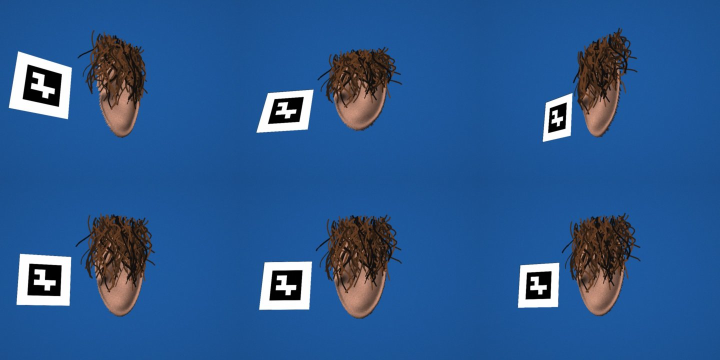
#> input picture earscan/exemples/oreille_cheveux_medium/apercu.jpg, 1440 x 720 px (shown at 1/2 size); its folder holds only this picture in this run
$ python -i segment.py   (imports and definitions only)
#> lines starting #> are read from the running program, lines starting #| are printed output that depends on the picture; after the words box and inside, x2 and y2 are one past the last pixel; in counts of white or black regions, pixels touching at a corner belong together
#> further down, picture is the input picture: shape (720, 1440, 3); mean B, G, R 142.9, 87.6, 42
"""Détourage de l'oreille dans les photos : masques pour COLMAP (noir = ignoré).

Deux méthodes sans modèle appris :
- `background` : fond uni (papier mat bleu ou vert). Le fond est estimé sur les bords de l'image ; tout ce qui
  s'en écarte en couleur est gardé, **cheveux compris** : un seuil de couleur ne sépare pas les cheveux de la
  peau (essai d'une méthode « peau » sur le lot synthétique : échec, 77 à 85 % des cheveux conservés).
- `grabcut` : GrabCut initialisé par un rectangle central. **Peu fiable** dès que l'oreille est petite dans
  l'image (sur le lot synthétique, il prend le vignettage pour du premier plan) : à éviter.
"""
from __future__ import annotations

from pathlib import Path

import cv2
import numpy as np

from .scale import detect_markers

IMG_EXT = {".jpg", ".jpeg", ".png", ".tif", ".tiff", ".bmp"}


def _largest_blob_filled(mask: np.ndarray, min_rel: float = 0.15, fill: bool = True) -> np.ndarray:
    """Garde les îlots d'aire >= `min_rel` x le plus grand (l'oreille et le marqueur, pas les poussières)."""
    n, labels, stats, _ = cv2.connectedComponentsWithStats(mask, connectivity=8)
    if n <= 1:
        return mask
    areas = stats[1:, cv2.CC_STAT_AREA]
    keep = 1 + np.flatnonzero(areas >= min_rel * areas.max())
    out = np.isin(labels, keep).astype(np.uint8) * 255
    if not fill:
        return out
    contours, _ = cv2.findContours(out, cv2.RETR_EXTERNAL, cv2.CHAIN_APPROX_SIMPLE)
    cv2.drawContours(out, contours, -1, 255, thickness=cv2.FILLED)   # comble les trous intérieurs
    return out


def segment_background(img: np.ndarray, thresh: float = 25.0, border_frac: float = 0.05) -> np.ndarray:
#> called with thresh = 25, border_frac = 0.05
    lab = cv2.cvtColor(img, cv2.COLOR_BGR2LAB).astype(np.float32)
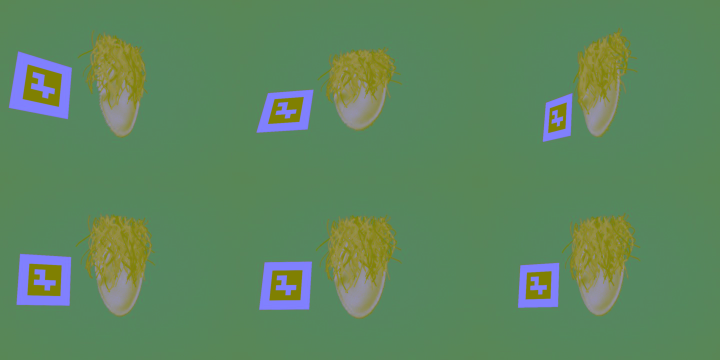
#> lab: shape (720, 1440, 3) float32 (shown at 1/2 size); mean B, G, R 94.6, 135.1, 94.5
    h, w = lab.shape[:2]
#> h = 720; w = 1440
    b = max(2, int(min(h, w) * border_frac))
#> b = 36
    border = np.concatenate([lab[:b].reshape(-1, 3), lab[-b:].reshape(-1, 3),
                             lab[:, :b].reshape(-1, 3), lab[:, -b:].reshape(-1, 3)])
    bg = np.median(border, axis=0)
#> bg = [90, 135, 87]
    dist = np.linalg.norm(lab - bg, axis=2)
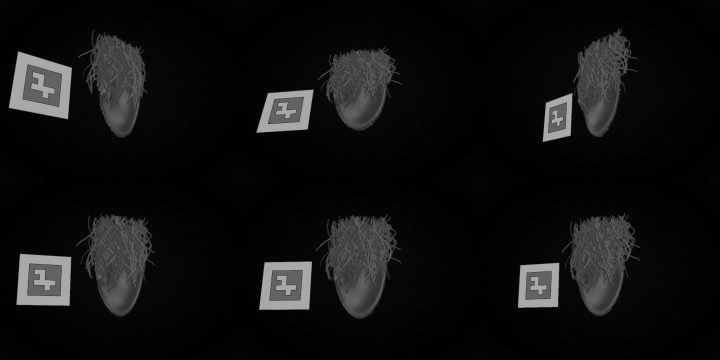
#> dist: shape (720, 1440) float32 (shown at 1/2 size); min 0, max 171.5, mean 17.1
    mask = (dist > thresh).astype(np.uint8) * 255
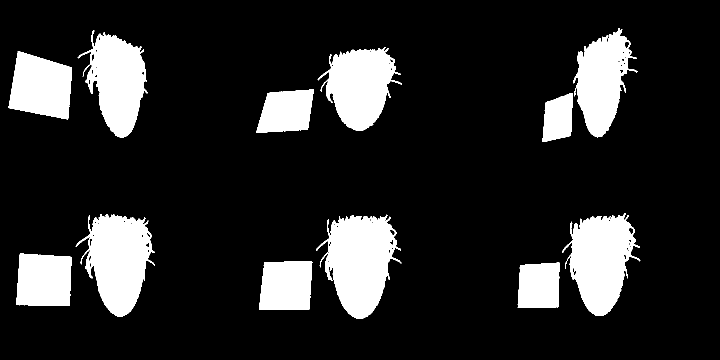
#> mask: shape (720, 1440) (shown at 1/2 size); 15.6% white; 12 white regions, largest, box (x1, y1, x2, y2) and area: (632, 429, 803, 638) 21458, (151, 428, 310, 633) 19464, (1124, 426, 1281, 632) 19213
    k = cv2.getStructuringElement(cv2.MORPH_ELLIPSE, (5, 5))
    mask = cv2.morphologyEx(mask, cv2.MORPH_OPEN, k)
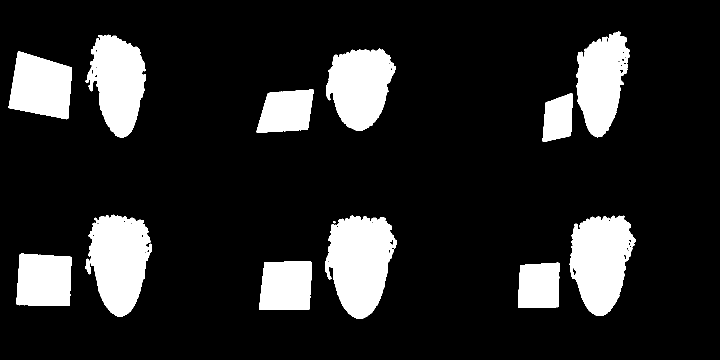
#> mask: shape (720, 1440) (shown at 1/2 size); 15.3% white; 13 white regions (1 under 20 px), largest, box (x1, y1, x2, y2) and area: (650, 431, 794, 637) 20710, (170, 429, 304, 633) 18791, (1139, 431, 1271, 632) 18630
    mask = cv2.morphologyEx(mask, cv2.MORPH_CLOSE, cv2.getStructuringElement(cv2.MORPH_ELLIPSE, (15, 15)))
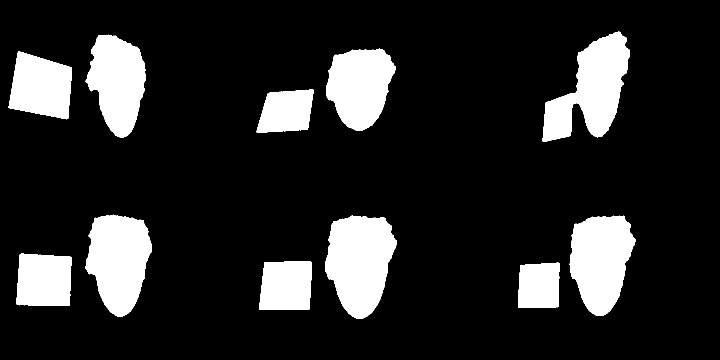
#> mask: shape (720, 1440) (shown at 1/2 size); 15.5% white; 11 white regions
    return _largest_blob_filled(mask)
#> in _largest_blob_filled, `n, labels, stats, _ = cv2.connectedComponentsWithStats(mask, connectiv..`:
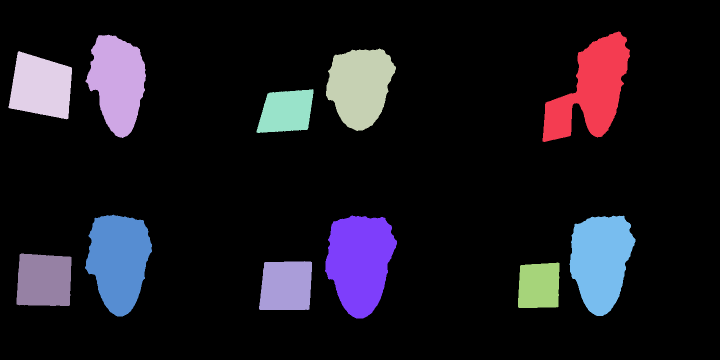
#> labels: shape (720, 1440) int32 (shown at 1/2 size); 12 distinct labels, from 0 to 11; one colour per label, 0 black
#> in _largest_blob_filled, `n, labels, stats, _ = cv2.connectedComponentsWithStats(mask, connectiv..`: n = 12; stats = [[0, 0, 1440, 720, 875928], [1085, 63, 175, 221, 20260], [171, 69, 121, 207, 16793], [652, 97, 140, 165, 16464], [17, 102, 127, 137, 12826], [513, 178, 114, 88, 7794], [170, 429, 134, 204, 19314], [650, 431, 144, 206, 21233], [1139, 431, 132, 201, 19016], [33, 507, 110, 105, 10642], [518, 522, 106, 98, 9515], [1036, 525, 83, 91, 7015]]
#> in _largest_blob_filled, `areas = stats[1:, cv2.CC_STAT_AREA]`: areas = [20260, 16793, 16464, 12826, 7794, 19314, 21233, 19016, 10642, 9515, 7015]
#> in _largest_blob_filled, `keep = 1 + np.flatnonzero(areas >= min_rel * areas.max())`: keep = [1, 2, 3, 4, 5, 6, 7, 8, 9, 10, 11]
#> in _largest_blob_filled, `contours, _ = cv2.findContours(out, cv2.RETR_EXTERNAL, cv2.CHAIN_APPRO..`: contours = 11 contours; largest, box (x1, y1, x2, y2) and area: (650, 431, 794, 637) 20964, (1085, 63, 1260, 284) 19890, (170, 429, 304, 633) 19054, (1139, 431, 1271, 632) 18759, (171, 69, 292, 276) 16541


# [56 lines left out: functions segment_grabcut, add_marker, write_masks, not called in this run]

>>> import cv2
>>> picture = cv2.imread('exemples/oreille_cheveux_medium/apercu.jpg')
>>> result = segment_background(picture)
